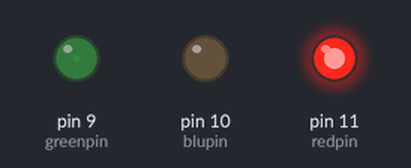
Bench run of a sketch on a simulated Arduino Uno, built with avr-gcc and run on an emulated ATmega328P. On the bench: output pins drawn as LEDs (lit = HIGH).

Above: at 2.6 s.
At 3.55 s:
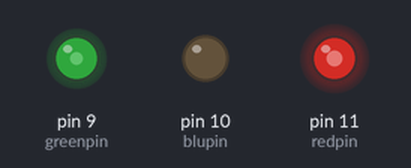
At 4.5 s:
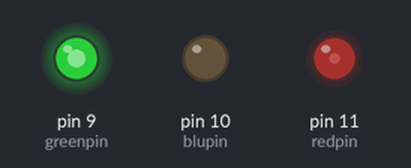
At 6.4 s:
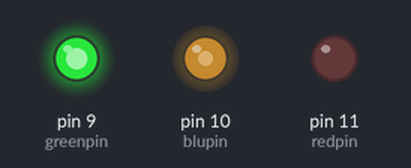
At 8.3 s:
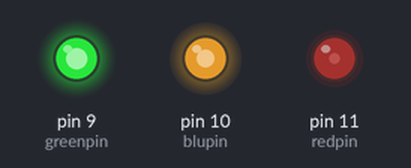
At 10.25 s:
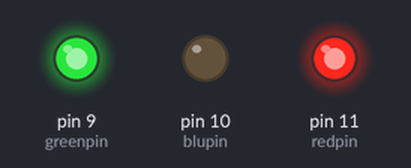
Timing chart, 0 to 12.6 s (numbered marks = the images above):
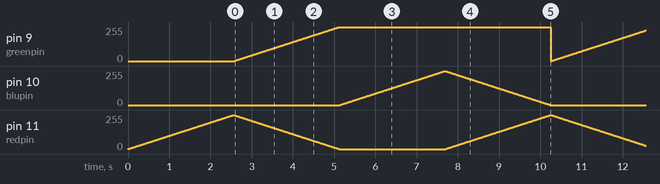

Measured:
- by itself, pin 9 (greenpin): ramps from 0/255 to 255/255 and jumps back, once every 7.7 s

The sketch:

2_Arcobaleno_Led.ino
```cpp
int redpin = 11;
int greenpin = 9;
int blupin = 10;
int vel=10;
int passo=1;

void setup() {
  for (int L=0;L<256;L+=passo) {
  analogWrite(redpin,L);
  delay(vel);
  }
}

void loop() {
  for (int L=0;L<256;L+=passo) {
   analogWrite(redpin,255-L);
   analogWrite(greenpin,L);
   delay(vel);
   }
  for (int L=0;L<256;L+=passo)  {
   analogWrite(blupin,L);
   delay(vel);
   }
  for (int L=0;L<256;L+=passo)  {
   analogWrite(blupin,255-L);
   analogWrite(redpin,L);
   delay(vel);
   }
}
```
